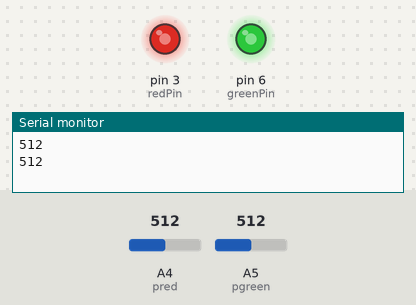
The sketch below on a simulated Arduino Uno, built with avr-gcc and run on an emulated ATmega328P. On the bench: output pins drawn as LEDs (lit = HIGH), the last lines printed to the serial monitor. Inputs (shaded band) come from the test bench; at power-on: A4 (pred) = 512, A5 (pgreen) = 512.

Above: at 1.8 s.
1.9 s: A4 (pred) set to 716
At 3.2 s:
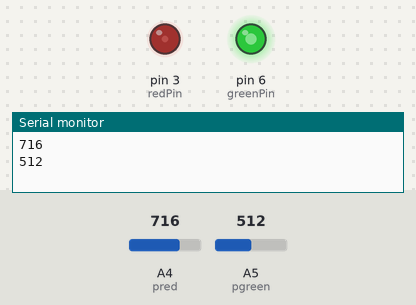
3.5 s: A5 (pgreen) set to 306
At 4.8 s:
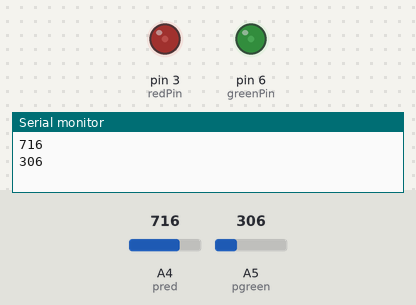
5.5 s: A4 (pred) set to 900
At 6.4 s:
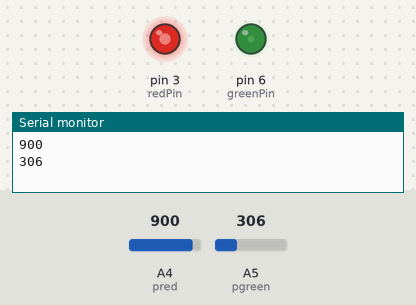
7.5 s: A5 (pgreen) set to 0
At 9.2 s:
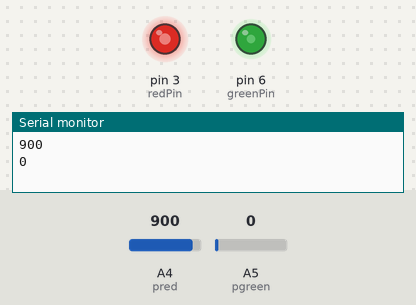
9.5 s: A4 (pred) set to 1023
At 10.7 s:
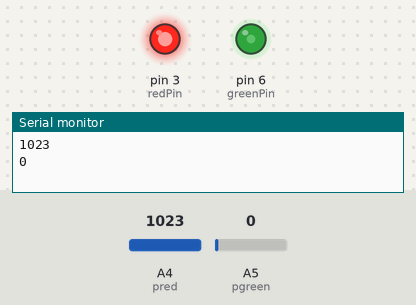
11.5 s: A5 (pgreen) set to 122
At 12.3 s:
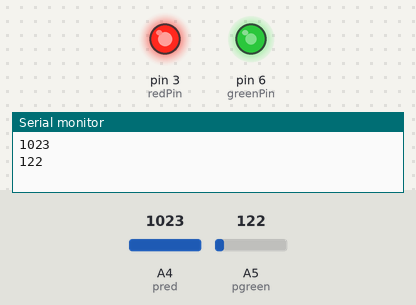
Timing chart, 0 to 14.5 s (numbered marks = the images above; inputs shaded):
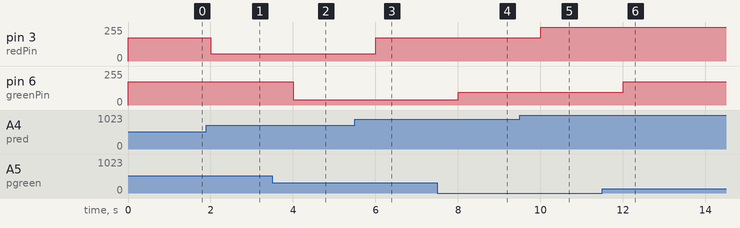

Measured:
- after the input at 1.9 s, pin 3 (redPin): 176/255 → 53/255 after 0.10 s
- after the input at 3.5 s, pin 6 (greenPin): 176/255 → 40/255 after 0.50 s
- after the input at 5.5 s, pin 3 (redPin): 53/255 → 174/255 after 0.51 s
- after the input at 7.5 s, pin 6 (greenPin): 40/255 → 95/255 after 0.51 s
- after the input at 9.5 s, pin 3 (redPin): 174/255 → 255/255 after 0.51 s
- after the input at 11.5 s, pin 6 (greenPin): 95/255 → 175/255 after 0.51 s

The sketch:

project4.ino
```cpp
#define pred A4
#define pgreen A5
#define redPin 3
#define greenPin 6

void setup(){
  pinMode(redPin, OUTPUT);
  pinMode(greenPin, OUTPUT);
  pinMode(pred, INPUT);
  pinMode(pgreen, INPUT);
  Serial.begin(9600);
}
void loop(){
  int red=analogRead(pred);
  int green=analogRead(pgreen);
  Serial.println(red);
  Serial.println(green);
  Serial.println(' ');

  int rednew = map(red, 635, 1023, 0, 255);
  int greennew = map(green, 635, 1023, 0, 255);


  analogWrite(redPin, rednew);
  analogWrite(greenPin, greennew);
  delay(1000);
}
```
